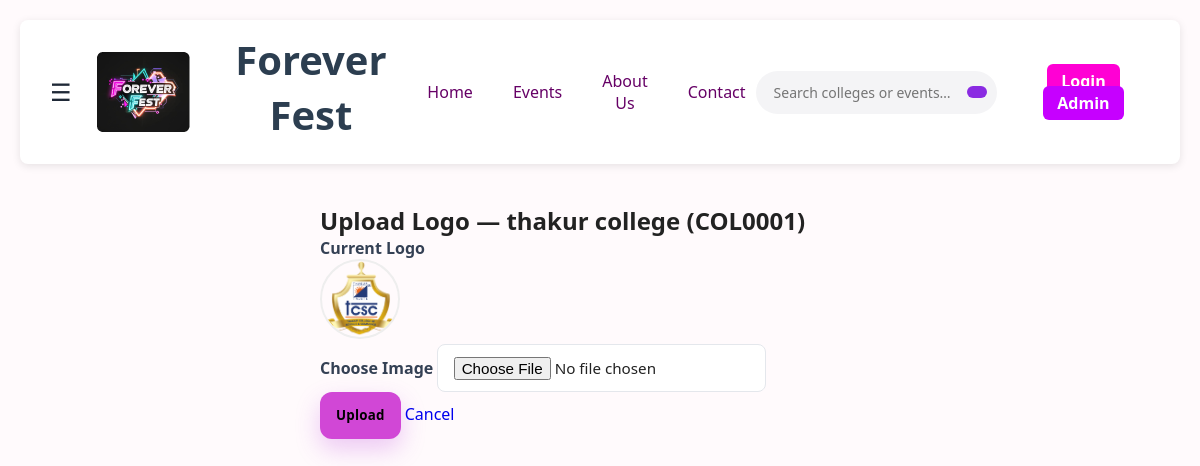
/colleges/COL0001/upload-logo/, run on the app's committed database.
### colleges/models.py (models this page shows, shortened)
class College(models.Model):
    college_id  = models.CharField(max_length=20, primary_key=True, unique=True, default=generate_college_id)
    name        = models.CharField(max_length=100, unique=True)
    contact_no  = models.CharField(max_length=15, blank=True, null=True)
    email       = models.EmailField(max_length=120, blank=True, null=True)
    location    = models.CharField(max_length=120, blank=True, null=True)
    owner_admin = models.OneToOneField(
    AdminProfile, on_delete=models.CASCADE, related_name='college',
    null=True, blank=True
    )
    logo  = models.ImageField(upload_to="college_logos/",blank=True,null=True)
    created_at = models.DateTimeField(auto_now_add=True)

### colleges/views.py (the view, shortened to what this page needs)
# urls.py: path("<str:college_id>/upload-logo/", views.upload_college_logo, name="upload_college_logo"),
@require_http_methods(["GET", "POST"])
def upload_college_logo(request, college_id):
    college = get_object_or_404(College, college_id=college_id)
    return render(request, "colleges/upload_college_logo.html", {"college": college})

### colleges/templates/colleges/upload_college_logo.html (shortened to what this page needs)
{% extends "accounts/base.html" %}
{% load static %}
{% block content %}
<div class="container" style="max-width:560px; margin:40px auto;">
  <h2 class="mb-3">Upload Logo — {{ college.name }} ({{ college.college_id }})</h2>
  <div class="card shadow-sm p-3">
    <form method="post" enctype="multipart/form-data">
      {% if college.logo %}
        <div class="mb-3">
          <label class="form-label">Current Logo</label><br>
          <img src="{{ college.logo.url }}" alt="Current logo"
               style="height:80px;width:80px;border-radius:50%;object-fit:cover;border:2px solid #eee;">
        </div>
      {% endif %}
      <div class="mb-3">
        <label class="form-label fw-semibold">Choose Image</label>
        <input type="file" name="logo" class="form-control" accept="image/*" required>
      </div>
      <div class="d-flex gap-2">
        <button class="btn btn-primary">Upload</button>
        <a href="{% url 'colleges:college_event_portal' %}" class="btn btn-light">Cancel</a>
      </div>
    </form>
  </div>
</div>
{% endblock %}

### static/css/style.css (style rules this page uses)
body { font-family: 'Inter', sans-serif; margin: 0; padding: 0; background: #fffafc; }
body { background: #F7F8FC; }
.form-label { font-weight: 600; color: #344054; margin-bottom: .45rem; text-align: left; }
.form-control { height: 48px; border: 1px solid #E4E7EC; border-radius: 12px; background: #fff; padding: .75rem .95rem; font-size: .98rem; transition: box-shadow .2s, border-color .2s; }
.form-control::placeholder { color: #98A2B3; }
.btn-primary { background: #c666e4; border: 0; border-radius: 12px; padding: .9rem 1rem; font-weight: 700; letter-spacing: .2px; box-shadow: 0 10px 24px rgba(188, 67, 224, 0.28); }
.btn-primary { background-color: #d147d6; border-color: #d841d0; }
.form-control { border-radius: 8px; font-size: 0.95rem; }
a { text-decoration: none; }
body, html { height: 100%; margin: 0; }
.form-label { text-align: left; }
:root { --primary-color: #2c3e50; --secondary-color: #3498db; --accent-color: #e74c3c; --light-color: #f5f7fa; --dark-color: #2c4e50; --shadow: 0 4px 6px rgba(0,0,0,.1); --radius: 8px; --page-max-width: 1200px; }
* { margin: 0; padding: 0; box-sizing: border-box; font-family: 'Segoe UI', Tahoma, Geneva, Verdana, sans-serif; }
body { background: var(--light-color); color: var(--dark-color); padding: 20px; }
body { margin: 0; font-family: 'Inter', sans-serif; background: #fffafc; color: #222; }

### data on the page
College: name "thakur college", college_id "COL0001", logo (picture)
